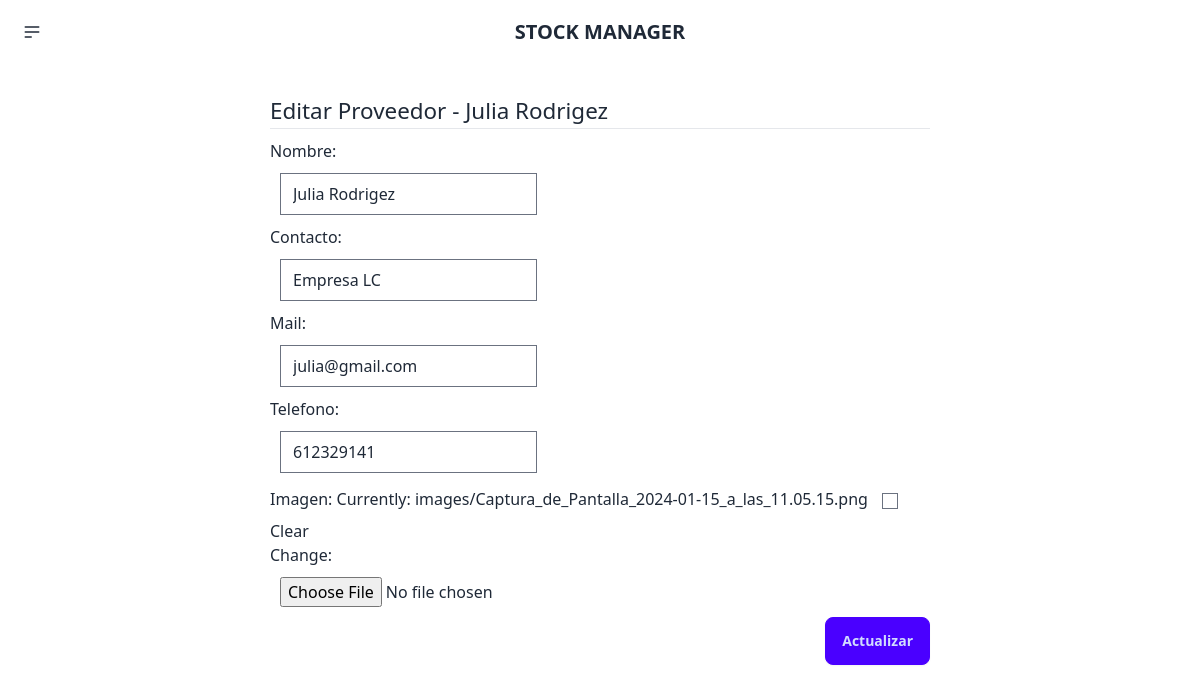
Page /stockmanager/proveedor/7 on the committed database.
### stockmanager/models.py (models this page shows, shortened)
class Proveedores(models.Model):
    ProveedorID = models.AutoField(primary_key=True)
    Imagen = models.ImageField(null=True, blank=True, upload_to="images/")
    Nombre = models.CharField(max_length=255)
    Contacto = models.CharField(max_length=255)
    CorreoElectronico = models.CharField(max_length=255)
    Telefono = models.CharField(max_length=20)

### stockmanager/views.py (the view)
# urls.py: path('proveedor/<int:ProveedorID>', views.supplier_get, name='supplier_get'),
def supplier_get(response, ProveedorID):
    supplier = get_object_or_404(Proveedores, pk=ProveedorID)
    if response.method == 'GET':
        form = new_supplier(instance=supplier)
        return render(response, 'proveedores/edit.html', {
            'supplier': supplier,
            'form': form
        })
    else:
        form = new_supplier(response.POST, response.FILES, instance=supplier)
        form.save()
        return redirect('suppliers_index')

### stockmanager/forms.py
class new_supplier(forms.ModelForm):
    class Meta:
        model = Proveedores
        fields = ['Nombre', 'Contacto', 'CorreoElectronico', 'Telefono', 'Imagen']
    Nombre = forms.CharField(label='Nombre:', max_length=200)
    Contacto = forms.CharField(label='Contacto:')
    CorreoElectronico = forms.EmailField(label='Mail:')
    Telefono = forms.CharField(label='Telefono:', max_length=20)
    Imagen = forms.ImageField(required=False)

### stockmanager/templates/proveedores/edit.html (shortened to what this page needs)
{% extends 'layouts/base.html' %}
{% block content %}
<section class="form-section">
    <form method="POST" action="" enctype="multipart/form-data">
        <h1 class="titulo-form"> Editar Proveedor - {{supplier.Nombre}}</h1> <hr>
        {{form}}
        <button class="btn btn-primary">Actualizar</button>
    </form>
</section>
{% endblock %}

### stockmanager/static/styles/main.css (style rules this page uses)
body { background-color: white; overflow-x: hidden; }
.form-section { width: 60vw; margin: auto; padding: 30px; }
.form-section form { display: flex; flex-direction: column; }
.form-section form button { align-self: flex-end; }
.titulo-form { font-size: 1.4rem; }
hr { margin-bottom: 10px !important; }
form input { margin: 10px; display: block; }

### rows in the picture
Proveedores: Nombre "Julia Rodrigez", Contacto "Empresa LC", CorreoElectronico "julia@gmail.com", Telefono "612329141"
